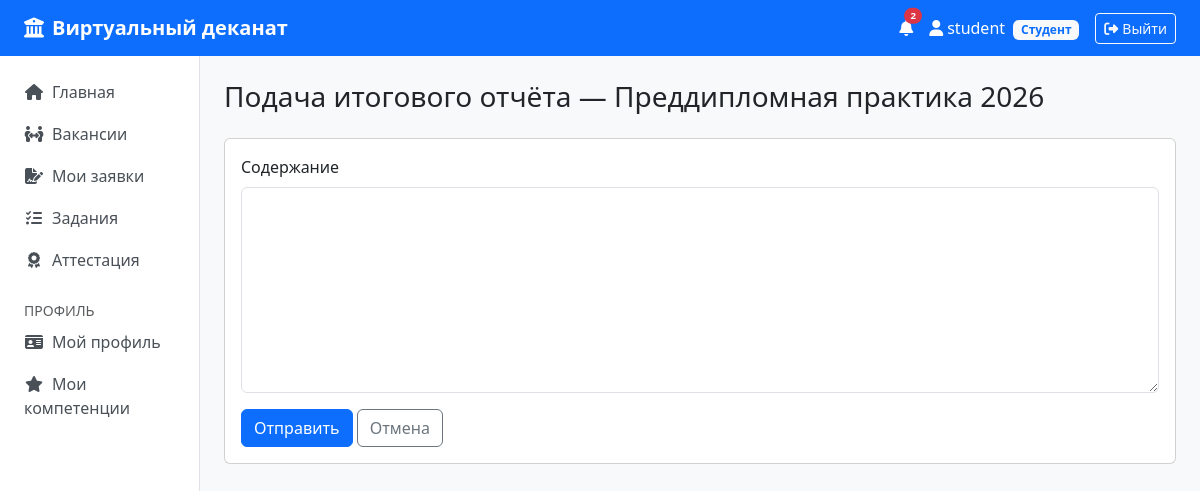
The app's page /attestation/report/submit/2?type=report (signed in) with its own data.
### models.py (models this page shows, shortened)
class User(UserMixin, db.Model):
    __tablename__ = "users"
    id        = db.Column(db.Integer, primary_key=True)
    login     = db.Column(db.String(64), unique=True, nullable=False)
    password  = db.Column(db.String(256), nullable=False)
    role      = db.Column(db.String(32), nullable=False)
    is_active = db.Column(db.Boolean, nullable=False, default=True)
    student = db.relationship("Student", backref="user", uselist=False)
    teacher = db.relationship("Teacher", backref="user", uselist=False)
    curator = db.relationship("Curator", backref="user", uselist=False)
    notifications = db.relationship("Notification", backref="user", lazy="dynamic",
                                     order_by="Notification.created_at.desc()")
    @property
    def unread_count(self):
        return self.notifications.filter_by(is_read=False).count()

class Practice(db.Model):
    __tablename__ = "practices"
    id          = db.Column(db.Integer, primary_key=True)
    name        = db.Column(db.String(256), nullable=False)
    type        = db.Column(db.String(100))
    start_date  = db.Column(db.Date, nullable=False)
    end_date    = db.Column(db.Date, nullable=False)
    status      = db.Column(db.String(32), default="planned")
    teacher_id  = db.Column(db.Integer, db.ForeignKey("teachers.id"))
    description = db.Column(db.Text)
    stages    = db.relationship("PracticeStage", backref="practice", cascade="all, delete-orphan",
                                 order_by="PracticeStage.order")
    vacancies = db.relationship("Vacancy", backref="practice")
    tasks     = db.relationship("Task", backref="practice")

### attestation/routes.py (the view, shortened to what this page needs)
@bp.route("/report/submit/<int:pid>", methods=["GET", "POST"])
@login_required
@requires_role("student")
def submit_report(pid):
    p = Practice.query.get_or_404(pid)
    rtype = request.args.get("type", "report")
    return render_template("attestation/report_form.html", practice=p, rtype=rtype)

### templates/attestation/report_form.html (shortened to what this page needs)
{% extends 'base.html' %}
{% block content %}
<h3 class="mb-4">Подача {{ 'итогового отчёта' if rtype == 'report' else 'дневника практики' }} — {{ practice.name }}</h3>
<div class="card"><div class="card-body">
<form method="post"><div class="mb-3"><label class="form-label">Содержание</label><textarea class="form-control" name="content" rows="8" required></textarea></div>
<button type="submit" class="btn btn-primary">Отправить</button> <a href="{{ url_for('attestation.index') }}" class="btn btn-outline-secondary">Отмена</a>
</form></div></div>
{% endblock %}

### templates/base.html (shortened to what this page needs)
<!doctype html>
<html lang="ru">
<head>
  <link rel="stylesheet" href="https://cdn.jsdelivr.net/npm/bootstrap@5.3.3/dist/css/bootstrap.min.css">
  <link rel="stylesheet" href="https://cdnjs.cloudflare.com/ajax/libs/font-awesome/6.5.0/css/all.min.css">
</head>
<body>
{% if current_user.is_authenticated %}
<nav class="navbar navbar-expand-lg navbar-dark bg-primary mb-0">
  <div class="container-fluid px-4">
    <a class="navbar-brand" href="{{ url_for('dashboard.index') }}">
      <i class="fa-solid fa-university me-2"></i>Виртуальный деканат
    </a>
    <div class="ms-auto d-flex align-items-center gap-3">
      <a href="{{ url_for('profile.notifications') }}" class="text-white text-decoration-none position-relative">
        <i class="fa-solid fa-bell"></i>
        {% if current_user.unread_count > 0 %}
        <span class="position-absolute top-0 start-100 translate-middle badge rounded-pill bg-danger" style="font-size:.6rem">
          {{ current_user.unread_count }}
        </span>
        {% endif %}
      </a>
      <a href="{{ url_for('profile.index') }}" class="text-white text-decoration-none">
        <i class="fa-solid fa-user me-1"></i>{{ current_user.login }}
        {% set role_labels = {'student': 'Студент', 'curator': 'Куратор', 'teacher': 'Преподаватель', 'admin': 'Администратор'} %}
        <span class="badge bg-light text-primary role-badge ms-1">{{ role_labels.get(current_user.role, current_user.role) }}</span>
      </a>
      <a href="{{ url_for('auth.logout') }}" class="btn btn-outline-light btn-sm">
        <i class="fa-solid fa-right-from-bracket me-1"></i>Выйти
      </a>
    </div>
  </div>
</nav>
<div class="container-fluid">
  <div class="row">
    <nav class="col-md-2 bg-white sidebar border-end py-3 px-2">
      <ul class="nav flex-column">
        <li class="nav-item"><a class="nav-link" href="{{ url_for('dashboard.index') }}"><i class="fa-solid fa-house me-2"></i>Главная</a></li>
        <li class="nav-item"><a class="nav-link" href="{{ url_for('distribution.index') }}"><i class="fa-solid fa-people-arrows me-2"></i>Вакансии</a></li>
        {% if current_user.role == 'student' %}
        <li class="nav-item"><a class="nav-link" href="{{ url_for('distribution.my_applications') }}"><i class="fa-solid fa-file-signature me-2"></i>Мои заявки</a></li>
        {% endif %}
        <li class="nav-item"><a class="nav-link" href="{{ url_for('execution.index') }}"><i class="fa-solid fa-list-check me-2"></i>Задания</a></li>
        <li class="nav-item"><a class="nav-link" href="{{ url_for('attestation.index') }}"><i class="fa-solid fa-award me-2"></i>Аттестация</a></li>
        <li class="nav-item mt-3"><small class="text-muted px-3">ПРОФИЛЬ</small></li>
        <li class="nav-item"><a class="nav-link" href="{{ url_for('profile.index') }}"><i class="fa-solid fa-id-card me-2"></i>Мой профиль</a></li>
        {% if current_user.role == 'student' %}
        <li class="nav-item"><a class="nav-link" href="{{ url_for('profile.competencies') }}"><i class="fa-solid fa-star me-2"></i>Мои компетенции</a></li>
        {% endif %}
      </ul>
    </nav>
    <main class="col-md-10 py-4 px-4">
      {% block content %}{% endblock %}
    </main>
  </div>
</div>
{% endif %}
</body>
</html>

### templates/base.html (style rules this page uses)
body { background-color: #f8f9fa; }
.navbar-brand { font-weight: 600; }
.role-badge { font-size: .75rem; }
.sidebar { min-height: calc(100vh - 72px); }
.sidebar .nav-link { color: #495057; border-radius: .375rem; margin-bottom: 2px; }
.sidebar .nav-link i { width: 20px; text-align: center; }

### records on screen
User: login "student", get "Студент"
Practice: name "Преддипломная практика 2026"

### other values on screen
{{ current_user.unread_count }} "2"
{{ 'итогового отчёта' if rtype == 'report' else 'дневника практики' }} "итогового отчёта"
